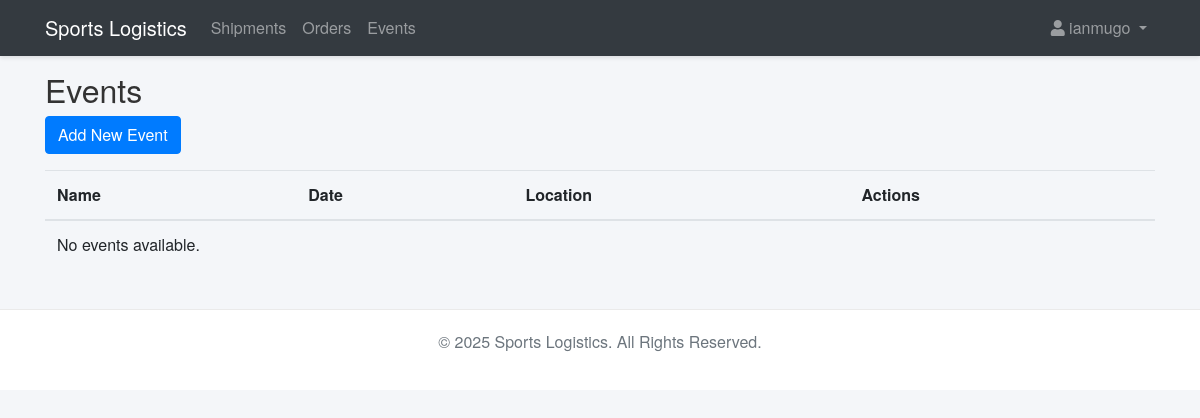
/events/ (signed in), run on an earlier commit of the app's database.
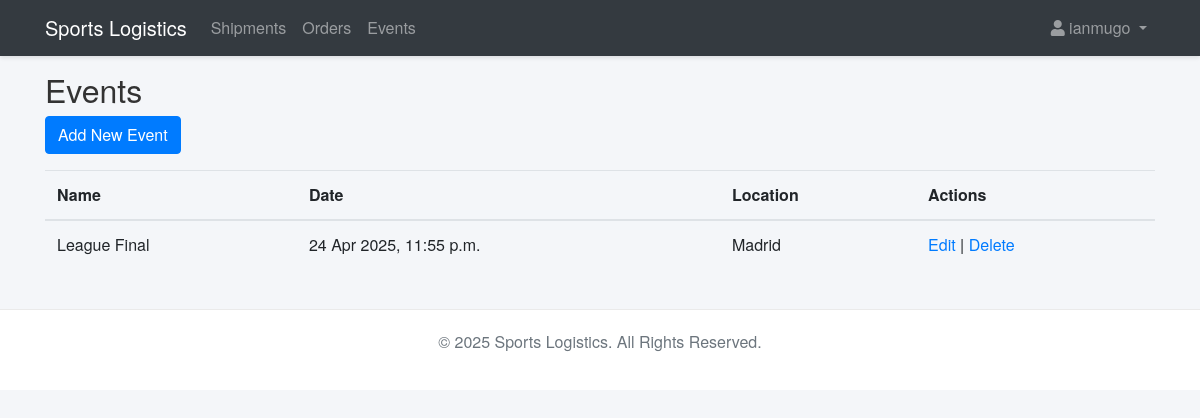
And on a later commit of the database.
### logistics_app/models.py (models this page shows, shortened)
class Event(models.Model):
    name        = models.CharField(max_length=100)
    date        = models.DateTimeField()
    location    = models.CharField(max_length=200)
    description = models.TextField(blank=True, null=True)

### logistics_app/views.py (the view)
# urls.py: path('events/',               views.EventListView.as_view(),   name='event_list'),
class EventListView(LoginRequiredMixin, ListView):
    model = Event
    template_name = 'logistics_app/events.html'
    context_object_name = 'events'

### logistics_app/templates/logistics_app/events.html (shortened to what this page needs)
{% extends 'logistics_app/base.html' %}
{% block content %}
<h2>Events</h2>
<a href="{% url 'event_create' %}" class="btn btn-primary">Add New Event</a>
<table class="table mt-3">
    <thead>
        <tr>
            <th>Name</th>
            <th>Date</th>
            <th>Location</th>
            <th>Actions</th>
        </tr>
    </thead>
    <tbody>
        {% for event in events %}
        <tr>
            <td>{{ event.name }}</td>
            <td>{{ event.date }}</td>
            <td>{{ event.location }}</td>
            <td>
                <a href="{% url 'event_update' event.pk %}">Edit</a> |
                <a href="{% url 'event_delete' event.pk %}">Delete</a>
            </td>
        </tr>
        {% empty %}
        <tr>
            <td colspan="4">No events available.</td>
        </tr>
        {% endfor %}
    </tbody>
</table>
{% endblock %}

What changed in the data, as far as the page shows it:
added Event: name "League Final", date "24 Apr 2025, 11:55 p.m.", location "Madrid"
Also different on the page:
text no longer shown: "No events available."
